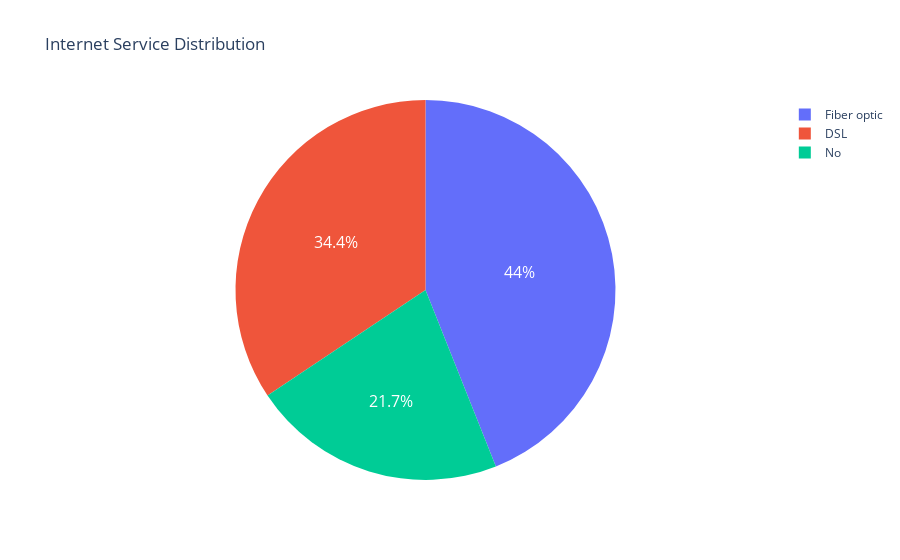

The cell this chart's notebook holds for it:
### Markdown cell above
7. churn vs internet service

### Code cell
# internet service distribution
counts_df = df['InternetService'].value_counts().reset_index()
counts_df.columns = ['InternetService', 'Count']

fig = px.pie(
    counts_df, 
    values='Count', 
    names='InternetService',
    title="Internet Service Distribution"
)

fig.update_traces(
    textfont_color='white', 
    textfont_size=16,
    insidetextorientation='horizontal' # 或 'horizontal'，具体看哪个效果好
)

fig.show()

### Figure 1 — Plotly figure (JSON) as saved in the notebook; plotly's stock layout.template omitted (floating-point values rounded to 4 significant figures)
{"data": [{"domain": {"x": [0, 1], "y": [0, 1]}, "hovertemplate": "InternetService=%{label}<br>Count=%{value}<extra></extra>", "insidetextorientation": "horizontal", "labels": ["Fiber optic", "DSL", "No"], "legendgroup": "", "name": "", "showlegend": true, "textfont": {"color": "white", "size": 16}, "type": "pie", "values": [3096, 2421, 1526]}], "layout": {"legend": {"tracegroupgap": 0}, "title": {"text": "Internet Service Distribution"}}}
